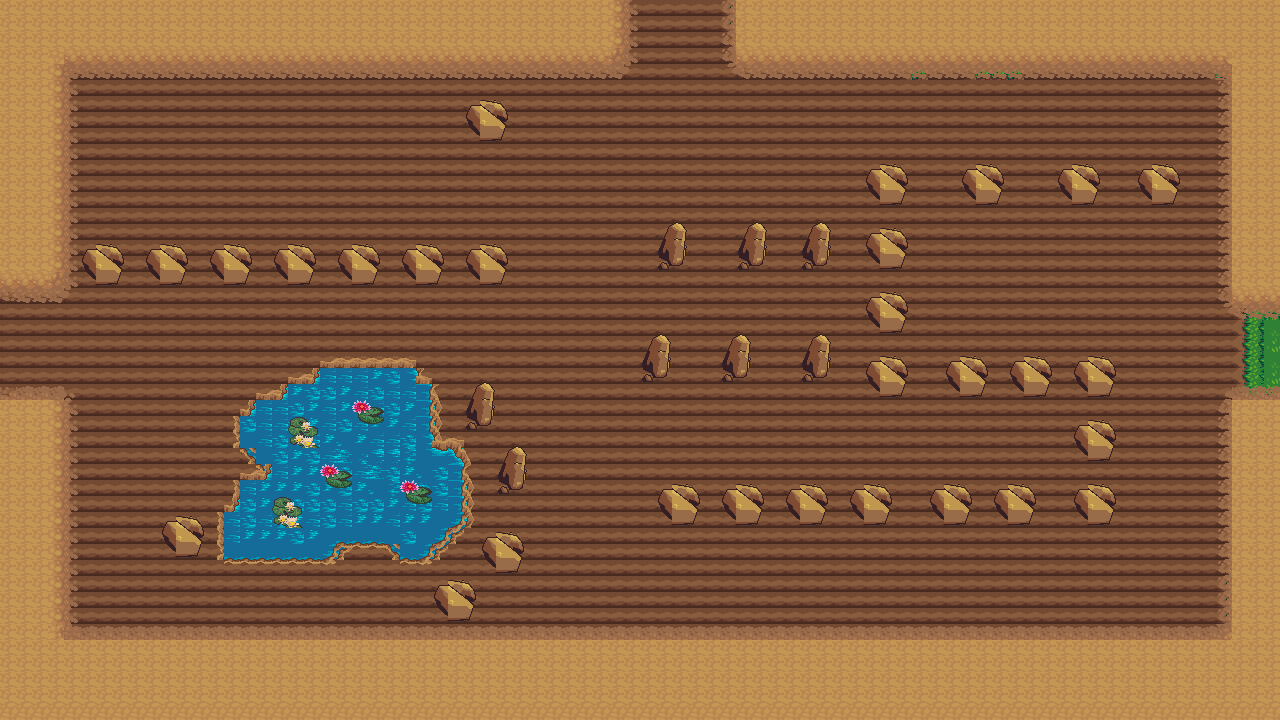

Rendered tile map (Tiled .tmx) drawn with the repository's tilesets; below, a short description and the map source with its tile grids summarised:
An orthogonal 80x45 tile map with 16x16 px tiles, 5 tile layers (Tile Layer 1, Tile Layer 3, Tile Layer 2, Tile Layer 5, ...), 1 hidden layer not drawn and 45 objects (22x wall, 6x slime, 3x skeleton, 2x water, player, ...).

<map version="1.0" tiledversion="1.0.3" orientation="orthogonal" renderorder="right-down" width="80" height="45" tilewidth="16" tileheight="16" nextobjectid="53">
 <tileset firstgid="1" source="LPC_Terrain/Terrain.tsx" />
 <layer name="Tile Layer 1" width="80" height="45">
  <data>[3600 cells, 3600 non-empty, 3 distinct tile ids]</data>
 </layer>
 <layer name="Tile Layer 3" width="80" height="45">
  <data>[3600 cells, 3593 non-empty, 33 distinct tile ids]</data>
 </layer>
 <layer name="Tile Layer 2" width="80" height="45">
  <data>[3600 cells, 1006 non-empty, 13 distinct tile ids]</data>
 </layer>
 <layer name="Tile Layer 5" width="80" height="45">
  <data>[3600 cells, 297 non-empty, 21 distinct tile ids]</data>
 </layer>
 <layer name="Tile Layer 6" width="80" height="45">
  <data>[3600 cells, 5 non-empty, 2 distinct tile ids]</data>
 </layer>
 <layer name="straw" width="80" height="45" visible="0">
  <data>[3600 cells, 4 non-empty, 2 distinct tile ids]</data>
 </layer>
 <objectgroup name="Object Layer 1" visible="0">
  <object id="1" name="wall" x="-15.715" y="-1.30959" width="628.601" height="55.0026" />
  <object id="2" name="wall" x="-30.1205" y="1.30959" width="86.4327" height="282.871" />
  <object id="3" name="wall" x="-3.92876" y="408.591" width="61.5506" height="310.372" />
  <object id="4" name="wall" x="-7.85752" y="644.316" width="1300.42" height="74.6464" />
  <object id="5" name="wall" x="1236.25" y="404.662" width="62.8601" height="315.61" />
  <object id="6" name="wall" x="745.155" y="-9.1671" width="547.407" height="61.5506" />
  <object id="7" name="wall" x="1236.25" y="-9.1671" width="64.1697" height="306.443" />
  <object id="8" name="wall" x="468.832" y="102.148" width="32.7397" height="31.4301" />
  <object id="9" name="wall" x="872.184" y="167.627" width="362.755" height="34.0492" />
  <object id="10" name="wall" x="874.804" y="175.485" width="24.8821" height="206.915" />
  <object id="11" name="wall" x="878.732" y="366.684" width="227.868" height="19.6438" />
  <object id="12" name="wall" x="1080.41" y="365.375" width="26.1917" height="150.602" />
  <object id="13" name="wall" x="669.199" y="493.714" width="432.163" height="18.3342" />
  <object id="14" name="wall" x="643.007" y="349.66" width="218.701" height="23.5726" />
  <object id="15" name="wall" x="661.341" y="234.416" width="209.534" height="20.9534" />
  <object id="16" name="wall" x="45.8355" y="252.75" width="453.117" height="22.263" />
  <object id="17" name="water" x="223.939" y="408.591" width="286.799" height="151.912" />
  <object id="18" name="water" x="281.561" y="361.446" width="158.46" height="45.8355" />
  <object id="19" name="wall" x="450.498" y="543.478" width="20.9534" height="112.624" />
  <object id="20" name="wall" x="165.008" y="514.667" width="60.241" height="37.978" />
  <object id="23" name="player" x="40.5972" y="340.492" width="37.978" height="22.263" />
  <object id="24" name="map6" x="1269.7" y="315.152" width="24.2424" height="72.7273" />
  <object id="25" name="playerfrommap6" x="1215.15" y="342.424" width="19.697" height="24.2424" />
  <object id="26" name="map5" x="633.333" y="-16.6667" width="96.9697" height="36.3636" />
  <object id="27" name="playerfrommap5" x="668.182" y="51.5152" width="22.7273" height="18.1818" />
  <object id="29" name="coin1" x="112.121" y="106.061" width="25.7576" height="22.7273" />
  <object id="30" name="coin2" x="386.364" y="601.515" width="15.1515" height="13.6364" />
  <object id="31" name="coin3" x="1151.52" y="100" width="22.7273" height="18.1818" />
  <object id="32" name="coin4" x="1016.67" y="434.848" width="16.6667" height="16.6667" />
  <object id="36" name="skeleton" x="939.394" y="240.909" width="24.2424" height="21.2121" />
  <object id="37" name="skeleton" x="584.848" y="571.212" width="9.09091" height="19.697" />
  <object id="38" name="skeleton" x="116.667" y="203.03" width="36.3636" height="15.1515" />
  <object id="39" name="slime" x="331.818" y="118.182" width="33.3333" height="27.2727" />
  <object id="40" name="slime" x="284.848" y="596.97" width="31.8182" height="15.1515" />
  <object id="41" name="slime" x="1033.33" y="93.9394" width="19.697" height="16.6667" />
  <object id="42" name="slime" x="815.152" y="293.939" width="31.8182" height="22.7273" />
  <object id="43" name="slime" x="954.545" y="427.273" width="24.2424" height="21.2121" />
  <object id="44" name="slime" x="1165.15" y="572.727" width="33.3333" height="19.697" />
  <object id="45" name="map3" x="4.54545" y="298.485" width="16.6667" height="110.606" />
  <object id="46" name="wall" x="474.242" y="393.939" width="18.1818" height="28.7879" />
  <object id="47" name="wall" x="495.455" y="427.273" width="22.7273" height="63.6364" />
  <object id="48" name="wall" x="500" y="489.394" width="15.1515" height="87.8788" />
  <object id="50" name="wall" x="613.636" y="45.4545" width="131.818" height="30.303" />
  <object id="51" name="heart2" x="1059.09" y="234.848" width="30.303" height="25.7576" />
  <object id="52" name="heart1" x="242.424" y="125.758" width="27.2727" height="19.697" />
 </objectgroup>
 <objectgroup name="Object Layer 2" visible="0" />
 <objectgroup name="Object Layer 3" visible="0" />
</map>
